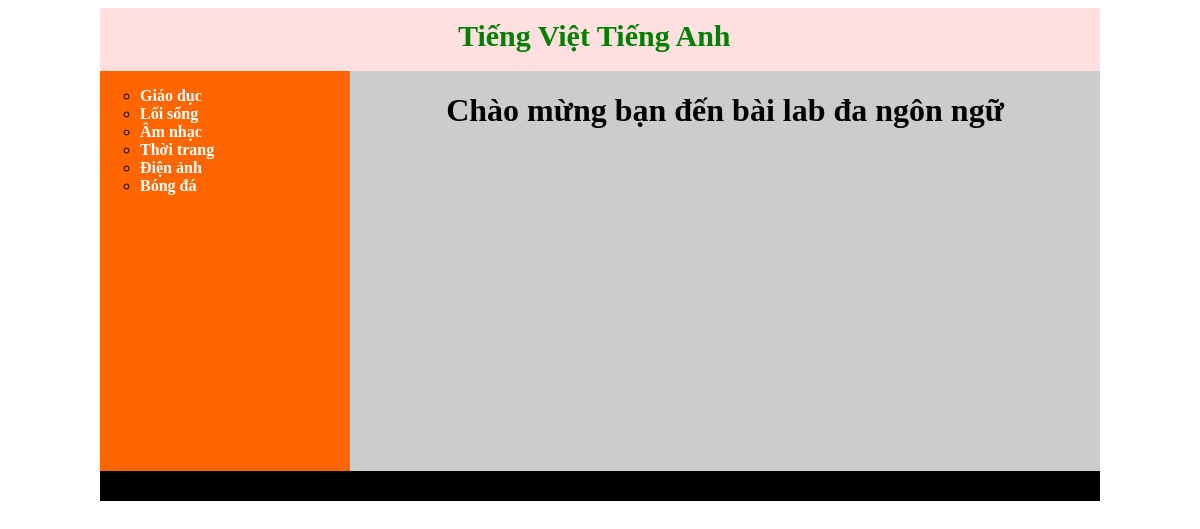
The page / on the database its author committed.
### tables this page shows
CREATE TABLE IF NOT EXISTS `loaitin` (
  `idLT` int(11) NOT NULL DEFAULT '0',
  `Ten` varchar(100) DEFAULT '',
  `ThuTu` tinyint(11) NOT NULL DEFAULT '0',
  `AnHien` tinyint(1) NOT NULL DEFAULT '1',
  `idTL` int(11) NOT NULL DEFAULT '1',
  `Ten_en` varchar(255) DEFAULT NULL,
  PRIMARY KEY (`idLT`)
);

### lang_vi.php (called while the page is built)
<?php
$welcome = "Chào mừng bạn đến bài lab đa ngôn ngữ";
$language_en = "Tiếng Anh";
$language_vi = "Tiếng Việt";

### class/goc.php (called while the page is built, shortened)
<?php
class goc {
	function __construct(){
	   $this->db = new mysqli (DB_HOST, DB_USER, DB_PASS, DB_NAME);
	}
}

### class/tin.php (called while the page is built, shortened)
<?php
require_once "goc.php";
class tin extends goc
{
    function ListLoaiTin()
    {
        $sql = "SELECT *
         FROM `loaitin`
         WHERE idLT in ( SELECT idLT from tin)";
        $kq = $this->db->query($sql);
        return $kq;
    }
}

### danhmuc.php (the view)
<ul id="menu" style="list-style-type: circle;">
    <?php
    if (isset($_GET['lang'])) $lang = $_GET['lang'];
    else $lang = 'vi';
    $kq = $t->ListLoaiTin();
    while ($row = $kq->fetch_assoc()) {
        ?>
        <li>
            <a <?php if (isset($_GET['id']) and $row['idLT'] == $_GET['id']) echo "class='active'"; ?>
            href="index.php?act=tintheoloai&id=<?= $row['idLT'] ?>&lang=<?= $lang ?>">
                <?php
                    if ($lang == 'vi') echo $row['Ten'];
                    else echo $row['Ten_en'];
                    ?>
            </a>
        </li>
    <?php } ?>
</ul>

### index.php (shortened to what this page needs)
<?php
require_once "class/tin.php";
$t = new tin;
?>
<!DOCTYPE html>
<html>
<head>
    <link rel='stylesheet' type='text/css' href='style.css'>
</head>
<body>
    <div id="container">
        <div id="lang">
            <a <?php if (isset($_GET['lang']) and $_GET['lang'] == 'vi') echo "class='active'"; ?> href="index.php?lang=vi"> <?= $language_vi ?> </a>
            <a <?php if (isset($_GET['lang']) and $_GET['lang'] == 'en') echo "class='active'"; ?> href="index.php?lang=en"> <?= $language_en ?> </a> &nbsp;
        </div>
        <div id="content">
            <div id="left"> <?php include_once("danhmuc.php"); ?> </div>
            <div id="right">
                <?php
                if (!isset($_GET['act'])) {
                    include("default.php");
                } else {
                    switch ($_GET['act']) {
                        case 'tintheoloai':
                            include("tintheoloai.php");
                            break;
                    }
                }
                ?>
            </div>
        </div>
        <div id="footer">
        </div>
    </div>
</body>
</html>

### default.php
<h1 align="center">
    <?= $welcome ?>
</h1>

### style.css (style rules this page uses)
#container { width: 1000px; margin: 0 auto; background: #ccc; }
#left { width: 250px; background: #f60; height: 400px; height: auto !important; min-height: 400px; float: left; }
#right { width: 750px; height: 400px; min-height: 400px; float: left; overflow: hidden; text-overflow: ellipsis; }
#footer { width: 1000px; height: 30px; clear: both; background: #000; }
#lang { height: 50px; line-height: 30px; background: rgb(255, 223, 223); padding-top: 13px; text-align: center; }
#lang a { color: #fff; font-weight: bold; text-decoration: none; font-size: 30px; color: green; }
#menu a { color: #fff; font-weight: bold; text-decoration: none; }

### rows shown on the page
loaitin: Ten "Giáo dục"
loaitin: Ten "Lối sống"
loaitin: Ten "Âm nhạc"
loaitin: Ten "Thời trang"
loaitin: Ten "Điện ảnh"
loaitin: Ten "Bóng đá"

### other values the page prints
$language_vi "Tiếng Việt"
$language_en "Tiếng Anh"
$welcome "Chào mừng bạn đến bài lab đa ngôn ngữ"
